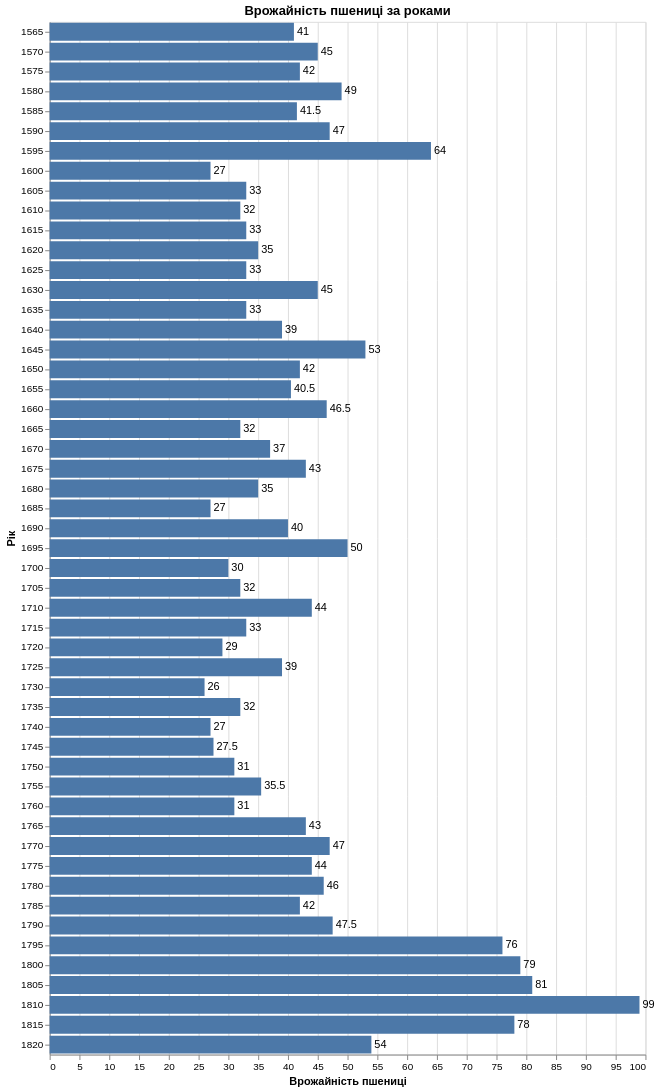

The notebook cell this image was saved under:
### Markdown cell above
1. Створіть горизонтальну діаграму з мітками на основі даних про
врожайність пшениці (data.wheat()) за допомогою бібліотеки Altair.
Задайте вісь x для врожайності пшениці, вісь y для років, а текстові
мітки відображайте значення врожайності пшениці на відповідних
роках.

### Code cell
import altair as alt
from vega_datasets import data

df_wheat = data.wheat()

base = alt.Chart(df_wheat).encode(
    x=alt.X('wheat:Q', title='Врожайність пшениці'),
    y=alt.Y('year:O', title='Рік')
)

bars = base.mark_bar()
text = base.mark_text(align='left', baseline='middle', dx=3).encode(text='wheat:Q')

chart1 = (bars + text).properties(title='Врожайність пшениці за роками', width=600)
chart1.display()

### Figure 1 — Vega-Lite specification as saved in the notebook (floating-point values rounded to 4 significant figures)
{"config": {"view": {"continuousWidth": 300, "continuousHeight": 300}}, "layer": [{"mark": {"type": "bar"}, "encoding": {"x": {"field": "wheat", "title": "Врожайність пшениці", "type": "quantitative"}, "y": {"field": "year", "title": "Рік", "type": "ordinal"}}}, {"mark": {"type": "text", "align": "left", "baseline": "middle", "dx": 3}, "encoding": {"text": {"field": "wheat", "type": "quantitative"}, "x": {"field": "wheat", "title": "Врожайність пшениці", "type": "quantitative"}, "y": {"field": "year", "title": "Рік", "type": "ordinal"}}}], "data": {"name": "data-1d1f61085498bd139c30c889fbf22218"}, "title": "Врожайність пшениці за роками", "width": 600, "$schema": "https://vega.github.io/schema/vega-lite/v5.20.1.json", "datasets": {"data-1d1f61085498bd139c30c889fbf22218": [{"year": 1565, "wheat": 41.0, "wages": 5.0}, {"year": 1570, "wheat": 45.0, "wages": 5.05}, {"year": 1575, "wheat": 42.0, "wages": 5.08}, {"year": 1580, "wheat": 49.0, "wages": 5.12}, {"year": 1585, "wheat": 41.5, "wages": 5.15}, {"year": 1590, "wheat": 47.0, "wages": 5.25}, {"year": 1595, "wheat": 64.0, "wages": 5.54}, {"year": 1600, "wheat": 27.0, "wages": 5.61}, {"year": 1605, "wheat": 33.0, "wages": 5.69}, {"year": 1610, "wheat": 32.0, "wages": 5.78}, {"year": 1615, "wheat": 33.0, "wages": 5.94}, {"year": 1620, "wheat": 35.0, "wages": 6.01}, {"year": 1625, "wheat": 33.0, "wages": 6.12}, {"year": 1630, "wheat": 45.0, "wages": 6.22}, {"year": 1635, "wheat": 33.0, "wages": 6.3}, {"year": 1640, "wheat": 39.0, "wages": 6.37}, {"year": 1645, "wheat": 53.0, "wages": 6.45}, {"year": 1650, "wheat": 42.0, "wages": 6.5}, {"year": 1655, "wheat": 40.5, "wages": 6.6}, {"year": 1660, "wheat": 46.5, "wages": 6.75}, {"year": 1665, "wheat": 32.0, "wages": 6.8}, {"year": 1670, "wheat": 37.0, "wages": 6.9}, {"year": 1675, "wheat": 43.0, "wages": 7.0}, {"year": 1680, "wheat": 35.0, "wages": 7.3}, {"year": 1685, "wheat": 27.0, "wages": 7.6}, {"year": 1690, "wheat": 40.0, "wages": 8.0}, {"year": 1695, "wheat": 50.0, "wages": 8.5}, {"year": 1700, "wheat": 30.0, "wages": 9.0}, {"year": 1705, "wheat": 32.0, "wages": 10.0}, {"year": 1710, "wheat": 44.0, "wages": 11.0}, {"year": 1715, "wheat": 33.0, "wages": 11.75}, {"year": 1720, "wheat": 29.0, "wages": 12.5}, {"year": 1725, "wheat": 39.0, "wages": 13.0}, {"year": 1730, "wheat": 26.0, "wages": 13.3}, {"year": 1735, "wheat": 32.0, "wages": 13.6}, {"year": 1740, "wheat": 27.0, "wages": 14.0}, {"year": 1745, "wheat": 27.5, "wages": 14.5}, {"year": 1750, "wheat": 31.0, "wages": 15.0}, {"year": 1755, "wheat": 35.5, "wages": 15.7}, {"year": 1760, "wheat": 31.0, "wages": 16.5}, {"year": 1765, "wheat": 43.0, "wages": 17.6}, {"year": 1770, "wheat": 47.0, "wages": 18.5}, {"year": 1775, "wheat": 44.0, "wages": 19.5}, {"year": 1780, "wheat": 46.0, "wages": 21.0}, {"year": 1785, "wheat": 42.0, "wages": 23.0}, {"year": 1790, "wheat": 47.5, "wages": 25.5}, {"year": 1795, "wheat": 76.0, "wages": 27.5}, {"year": 1800, "wheat": 79.0, "wages": 28.5}, {"year": 1805, "wheat": 81.0, "wages": 29.5}, {"year": 1810, "wheat": 99.0, "wages": 30.0}, {"year": 1815, "wheat": 78.0, "wages": null}, {"year": 1820, "wheat": 54.0, "wages": null}]}}
